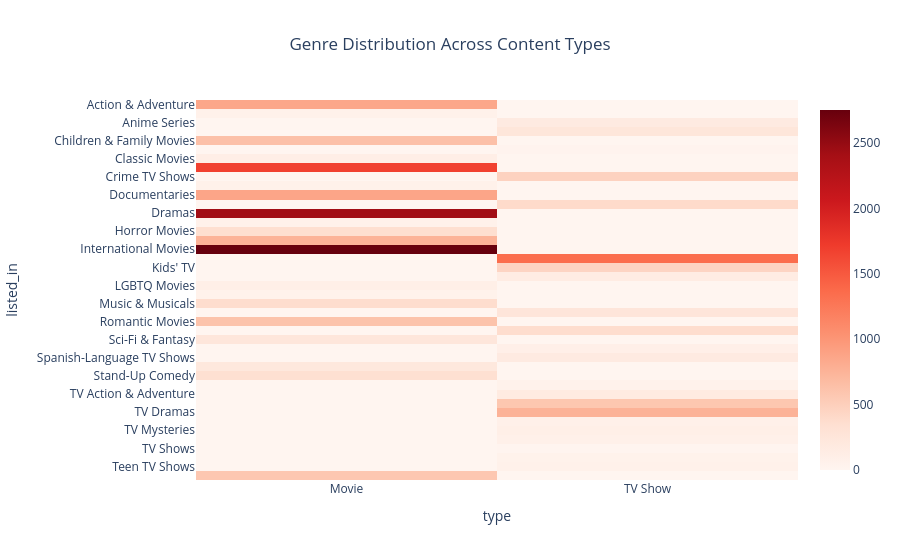

Here is the notebook cell this chart was saved with:
### Markdown cell above
## Analytical Question 8
How do genres differ between Movies and TV Shows?

### Code cell
heat = genre.groupby(["listed_in","type"]).size().reset_index(name="Count")

heat = heat.pivot(
    index="listed_in",
    columns="type",
    values="Count"
).fillna(0)

fig = px.imshow(
    heat,
    color_continuous_scale="Reds",
    title="Genre Distribution Across Content Types",
    aspect="auto"
)

fig.update_layout(
    template="plotly_white",
    title_x=0.5
)

fig.show()

### Figure 1 — Plotly figure (JSON) as saved in the notebook; plotly's stock layout.template omitted (floating-point values rounded to 4 significant figures)
{"data": [{"coloraxis": "coloraxis", "hovertemplate": "type: %{x}<br>listed_in: %{y}<br>color: %{z}<extra></extra>", "name": "0", "type": "heatmap", "x": ["Movie", "TV Show"], "xaxis": "x", "y": ["Action & Adventure", "Anime Features", "Anime Series", "British TV Shows", "Children & Family Movies", "Classic & Cult TV", "Classic Movies", "Comedies", "Crime TV Shows", "Cult Movies", "Documentaries", "Docuseries", "Dramas", "Faith & Spirituality", "Horror Movies", "Independent Movies", "International Movies", "International TV Shows", "Kids' TV", "Korean TV Shows", "LGBTQ Movies", "Movies", "Music & Musicals", "Reality TV", "Romantic Movies", "Romantic TV Shows", "Sci-Fi & Fantasy", "Science & Nature TV", "Spanish-Language TV Shows", "Sports Movies", "Stand-Up Comedy", "Stand-Up Comedy & Talk Shows", "TV Action & Adventure", "TV Comedies", "TV Dramas", "TV Horror", "TV Mysteries", "TV Sci-Fi & Fantasy", "TV Shows", "TV Thrillers", "Teen TV Shows", "Thrillers"], "yaxis": "y", "z": [[859.0, 0.0], [71.0, 0.0], [0.0, 176.0], [0.0, 253.0], [641.0, 0.0], [0.0, 28.0], [116.0, 0.0], [1674.0, 0.0], [0.0, 470.0], [71.0, 0.0], [869.0, 0.0], [0.0, 395.0], [2427.0, 0.0], [65.0, 0.0], [357.0, 0.0], [756.0, 0.0], [2752.0, 0.0], [0.0, 1351.0], [0.0, 451.0], [0.0, 151.0], [102.0, 0.0], [57.0, 0.0], [375.0, 0.0], [0.0, 255.0], [616.0, 0.0], [0.0, 370.0], [243.0, 0.0], [0.0, 92.0], [0.0, 174.0], [219.0, 0.0], [343.0, 0.0], [0.0, 56.0], [0.0, 168.0], [0.0, 581.0], [0.0, 763.0], [0.0, 75.0], [0.0, 98.0], [0.0, 84.0], [0.0, 16.0], [0.0, 57.0], [0.0, 69.0], [577.0, 0.0]]}], "layout": {"coloraxis": {"autocolorscale": false, "colorscale": [[0, "rgb(255,245,240)"], [0.125, "rgb(254,224,210)"], [0.25, "rgb(252,187,161)"], [0.375, "rgb(252,146,114)"], [0.5, "rgb(251,106,74)"], [0.625, "rgb(239,59,44)"], [0.75, "rgb(203,24,29)"], [0.875, "rgb(165,15,21)"], [1, "rgb(103,0,13)"]]}, "title": {"text": "Genre Distribution Across Content Types", "x": 0.5}, "xaxis": {"anchor": "y", "domain": [0, 1], "title": {"text": "type"}}, "yaxis": {"anchor": "x", "autorange": "reversed", "domain": [0, 1], "title": {"text": "listed_in"}}}}
